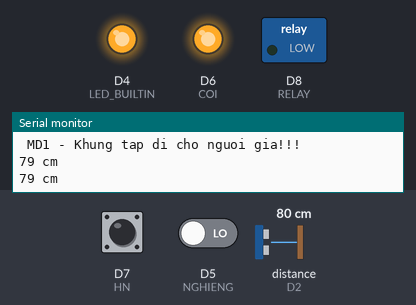
Bench run of a sketch on a simulated ESP8266 (NodeMCU). Parts: switched loads named in the sketch (green lamp = pin HIGH), output pins drawn as LEDs (lit = HIGH, except the on-board LED, lit = LOW), the last lines printed to the serial monitor. Wiring (inferred from the names in the program): ultrasonic range finder: trigger D1; echo D2. Dashed ring = blinking. The test bench sets the inputs (shaded band); at power-on: distance to the obstacle (sensor on D2) 80 cm, D5 (NGHIENG) LOW, D7 (HN) HIGH. The echo pulse lasts 58.3 µs per cm; WiFi joins after 1.5 s; servers stay silent unless stated; uploads are accepted with an empty reply; pins used as bus, display or sensor lines are not drawn.

Above: at 3.0 s.
3.1 s: distance to the obstacle (sensor on D2) set to 55 cm
4.6 s: distance to the obstacle (sensor on D2) set to 48 cm
At 6.0 s:
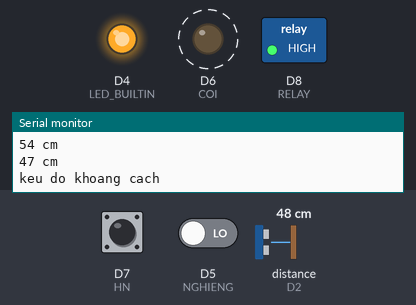
10.1 s: D5 (NGHIENG) driven HIGH
13.2 s: distance to the obstacle (sensor on D2) set to 56 cm
16.3 s: distance to the obstacle (sensor on D2) set to 65 cm
At 17.3 s:
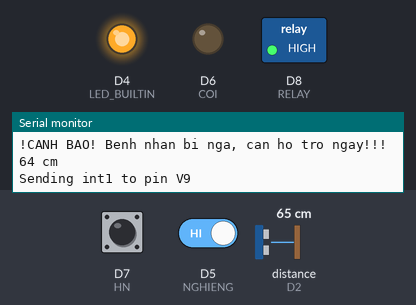
Timing chart, 0 to 19.3 s (numbered marks = the images above; inputs shaded):
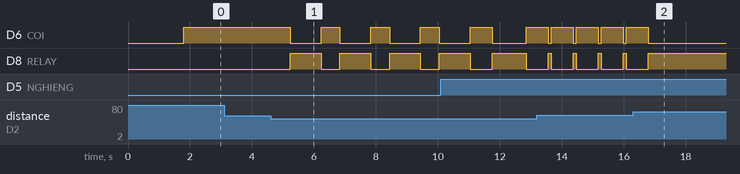

Measured:
- the behaviour switches between 51 and 50 cm on distance to the obstacle (sensor on D2) (found by bisection; images 0 and 1)
- the behaviour switches between 60 and 61 cm on distance to the obstacle (sensor on D2) (found by bisection; images 1 and 2)
- after the input at 4.6 s, D6 (COI): alternates HIGH for 0.60 s and LOW for 1.0 s, starting after 0.63 s; D8 (RELAY): alternates HIGH for 1.0 s and LOW for 0.60 s, starting after 0.63 s
- after the input at 16.3 s, D6 (COI): goes on until 16.8 s, then stays LOW; D8 (RELAY): goes on until 16.8 s, then stays HIGH

The sketch:

NgheAn_KhungTo_slave_blynkV2_webHook_001.ino
```cpp
#define BLYNK_TEMPLATE_ID "TMPL6NSy9OedF"
#define BLYNK_TEMPLATE_NAME "khung to"
#define BLYNK_AUTH_TOKEN "9MTpFhRSnRiFKlAhcD9WvaLWXCEk7pIU"        // khung to slave
#define REMOTE_BLYNK_AUTH_TOKEN "zz9ZA5917JIhH8QDhYVI77IzhM5CdvI6" // khung to master
#define BLYNK_PRINT Serial
//===============================================
#include <ESP8266WiFi.h>
#include <BlynkSimpleEsp8266.h>
#include <ESP8266HTTPClient.h>
#include <WiFiClient.h>
#include <WiFiManager.h>
//===============================================

#define TRIG D1
#define ECHO D2
#define NGHIENG D5
#define COI D6 // dieu khien relay ca coi va den bao (HIGH -trigger
#define HN D7
#define RELAY D8 // dieu khien relay
//===============================================

char auth[] = BLYNK_AUTH_TOKEN;
String server_name = "http://sgp1.blynk.cloud/external/api/";
String master_token = REMOTE_BLYNK_AUTH_TOKEN; // token for the receiving device
String slave_token = BLYNK_AUTH_TOKEN;         // token for the sending device
//===============================================

BlynkTimer timer;
//===============================================

unsigned long duration, last_check;
int distance;
int nghieng1 = 1, nghieng2 = 1;
int xung = 0, a = 1, b = 1;
float chuViBanhXe = 22.3, khoangcach = 0;
//===============================================

void togleLed()
{
  digitalWrite(LED_BUILTIN, !digitalRead(LED_BUILTIN));
}
//===============================================

void configModeCallback(WiFiManager *myWiFiManager)
{
  Serial.println("Entered config mode");
  Serial.println(WiFi.softAPIP());
  // You can add custom code here if needed
}
//===============================================

void setup()
{
  // put your setup code here, to run once:
  Serial.begin(115200);
  Serial.println();
  Serial.println("\n MD1 - Khung tap di cho nguoi gia!!!");
  //------------------------------------------

  WiFiManager wifiManager;
  wifiManager.setAPCallback(configModeCallback);
  wifiManager.autoConnect("ESP8266", "password");
  //------------------------------------------

  Blynk.begin(auth, WiFi.SSID().c_str(), WiFi.psk().c_str());
  timer.setInterval(3000L, togleLed);
  //------------------------------------------

  pinMode(NGHIENG, INPUT);
  pinMode(COI, OUTPUT);
  pinMode(HN, INPUT);
  pinMode(RELAY, OUTPUT);
  pinMode(LED_BUILTIN, OUTPUT);
  pinMode(TRIG, OUTPUT);
  pinMode(ECHO, INPUT);
}
//===============================================

void loop()
{
  // put your main code here, to run repeatedly:
  Blynk.run();
  //------------------------------------------

  canhBaoNghieng();
  //------------------------------------------

  doKhoangCach();
  //------------------------------------------

  khoangCachSieuAm();
}
//===============================================

void doKhoangCach()
{
  if (digitalRead(HN) == 0)
  {
    a = 0;
  }
  else
  {
    a = 1;
  }
  if (a < b)
  {
    xung++;
    khoangcach = xung * chuViBanhXe;
    // bridge1.virtualWrite(V101, khoangcach);
    send_float_api_bridge(master_token, 10, khoangcach);
  };
  b = a;
}
//===============================================

void canhBaoNghieng()
{
  if (digitalRead(NGHIENG) == 1)
  {
    delay(500);
    if (digitalRead(NGHIENG) == 1)
    {
      Blynk.logEvent("benh_nhan_bi_nga"); // them event tren server
      // bridge1.virtualWrite(V100, 1);
      send_int_api_bridge(master_token, 9, 1);
      Serial.println("!CANH BAO! Benh nhan bi nga, can ho tro ngay!!!");
      digitalWrite(COI, LOW);
      digitalWrite(RELAY, HIGH);
    }
  }
  else
  {
    digitalWrite(COI, HIGH);
    digitalWrite(RELAY, LOW);
    delay(500);
  }
}
//===============================================

void khoangCachSieuAm()
{
  digitalWrite(TRIG, 0);
  delayMicroseconds(2);
  digitalWrite(TRIG, 1);
  delayMicroseconds(5);
  digitalWrite(TRIG, 0);
  duration = pulseIn(ECHO, HIGH);
  distance = int(duration / 2 / 29.412);

  Serial.print(distance);
  Serial.print(" cm");
  Serial.print("\n");
  if (distance < 60 && distance > 0)
  {
    delay(100);
    if (distance < 50 && distance > 0)
    {
      Serial.println("keu do khoang cach");
      digitalWrite(COI, LOW);
      digitalWrite(RELAY, HIGH);
      delay(1000);
      digitalWrite(COI, HIGH);
      digitalWrite(RELAY, LOW);
    }
    else
    {
      digitalWrite(COI, HIGH);
      digitalWrite(RELAY, LOW);
    }
  }
}
//===============================================

void send_int_api_bridge(String token, int virtual_pin, int value_to_send)
{
  WiFiClient my_wifi_client;
  HTTPClient http;
  String server_path = server_name + "update?token=" + token + "&pin=v" + String(virtual_pin) + "&value=" + int(value_to_send);

  http.begin(my_wifi_client, server_path.c_str());

  Serial.print("Sending int");
  Serial.print(value_to_send);
  Serial.print(" to pin V");
  Serial.println(virtual_pin);

  long request_time = millis();
  int httpResponseCode = http.GET();

  if (httpResponseCode > 0)
  {
    Serial.print("HTTP Response code: ");
    Serial.println(httpResponseCode);
    String payload = http.getString();
  }
  else
  {
    Serial.print("Error code: ");
    Serial.print(httpResponseCode);
    Serial.print(" <-----------------------------------");
  }

  Serial.print("Response time = ");
  Serial.print(millis() - request_time);
  Serial.println(" milliseconds");
  Serial.println();

  // Free resources
  http.end();
}
//===============================================

void send_float_api_bridge(String token, int virtual_pin, float value_to_send)
{
  WiFiClient my_wifi_client;
  HTTPClient http;
  String server_path = server_name + "update?token=" + token + "&pin=v" + String(virtual_pin) + "&value=" + float(value_to_send);

  http.begin(my_wifi_client, server_path.c_str());

  Serial.print("Sending (float)");
  Serial.print(value_to_send);
  Serial.print(" to pin V");
  Serial.println(virtual_pin);

  long request_time = millis();
  int httpResponseCode = http.GET();

  if (httpResponseCode > 0)
  {
    Serial.print("HTTP Response code: ");
    Serial.println(httpResponseCode);
    String payload = http.getString();
  }
  else
  {
    Serial.print("Error code: ");
    Serial.print(httpResponseCode);
    Serial.print(" <-----------------------------------");
  }

  Serial.print("Response time = ");
  Serial.print(millis() - request_time);
  Serial.println(" milliseconds");
  Serial.println();

  // Free resources
  http.end();
}
```
